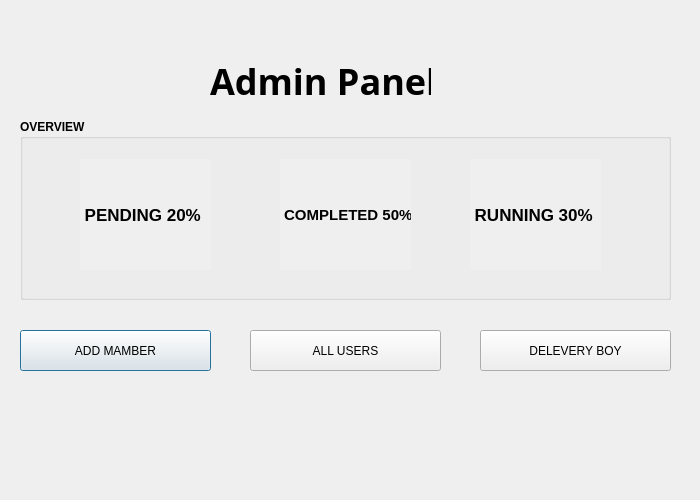
<?xml version="1.0" encoding="UTF-8"?>
<ui version="4.0">
 <class>adminui</class>
 <widget class="QDialog" name="adminui">
  <property name="geometry">
   <rect>
    <x>0</x>
    <y>0</y>
    <width>700</width>
    <height>500</height>
   </rect>
  </property>
  <property name="windowTitle">
   <string>Dialog</string>
  </property>
  <widget class="QLabel" name="label_3">
   <property name="geometry">
    <rect>
     <x>-100</x>
     <y>-40</y>
     <width>1021</width>
     <height>641</height>
    </rect>
   </property>
   <property name="text">
    <string/>
   </property>
   <property name="pixmap">
    <pixmap>../../../Downloads/detailed-structure-marble-natural-pattern-background-design.jpg</pixmap>
   </property>
  </widget>
  <widget class="QLabel" name="label_6">
   <property name="geometry">
    <rect>
     <x>210</x>
     <y>50</y>
     <width>221</width>
     <height>61</height>
    </rect>
   </property>
   <property name="font">
    <font>
     <family>HoloLens MDL2 Assets</family>
     <pointsize>27</pointsize>
     <bold>true</bold>
     <strikeout>false</strikeout>
    </font>
   </property>
   <property name="text">
    <string>Admin Panel</string>
   </property>
  </widget>
  <widget class="QGroupBox" name="groupBox">
   <property name="geometry">
    <rect>
     <x>20</x>
     <y>119</y>
     <width>651</width>
     <height>181</height>
    </rect>
   </property>
   <property name="font">
    <font>
     <bold>true</bold>
    </font>
   </property>
   <property name="title">
    <string>OVERVIEW</string>
   </property>
   <widget class="QLabel" name="label">
    <property name="geometry">
     <rect>
      <x>60</x>
      <y>40</y>
      <width>131</width>
      <height>111</height>
     </rect>
    </property>
    <property name="font">
     <font>
      <pointsize>13</pointsize>
      <bold>true</bold>
     </font>
    </property>
    <property name="autoFillBackground">
     <bool>true</bool>
    </property>
    <property name="text">
     <string> PENDING 20%</string>
    </property>
   </widget>
   <widget class="QLabel" name="label_2">
    <property name="geometry">
     <rect>
      <x>260</x>
      <y>40</y>
      <width>131</width>
      <height>111</height>
     </rect>
    </property>
    <property name="font">
     <font>
      <pointsize>11</pointsize>
      <bold>true</bold>
     </font>
    </property>
    <property name="autoFillBackground">
     <bool>true</bool>
    </property>
    <property name="text">
     <string> COMPLETED 50%</string>
    </property>
   </widget>
   <widget class="QLabel" name="label_4">
    <property name="geometry">
     <rect>
      <x>450</x>
      <y>40</y>
      <width>131</width>
      <height>111</height>
     </rect>
    </property>
    <property name="font">
     <font>
      <pointsize>13</pointsize>
      <bold>true</bold>
     </font>
    </property>
    <property name="autoFillBackground">
     <bool>true</bool>
    </property>
    <property name="text">
     <string> RUNNING 30%</string>
    </property>
   </widget>
  </widget>
  <widget class="QPushButton" name="pushButton">
   <property name="geometry">
    <rect>
     <x>20</x>
     <y>330</y>
     <width>191</width>
     <height>41</height>
    </rect>
   </property>
   <property name="text">
    <string>ADD MAMBER</string>
   </property>
  </widget>
  <widget class="QPushButton" name="pushButton_2">
   <property name="geometry">
    <rect>
     <x>250</x>
     <y>330</y>
     <width>191</width>
     <height>41</height>
    </rect>
   </property>
   <property name="text">
    <string>ALL USERS</string>
   </property>
  </widget>
  <widget class="QPushButton" name="pushButton_3">
   <property name="geometry">
    <rect>
     <x>480</x>
     <y>330</y>
     <width>191</width>
     <height>41</height>
    </rect>
   </property>
   <property name="text">
    <string>DELEVERY BOY</string>
   </property>
  </widget>
  <widget class="QLabel" name="label_5">
   <property name="geometry">
    <rect>
     <x>590</x>
     <y>20</y>
     <width>161</width>
     <height>101</height>
    </rect>
   </property>
   <property name="text">
    <string/>
   </property>
   <property name="pixmap">
    <pixmap>../../../Downloads/3771400.ico</pixmap>
   </property>
  </widget>
 </widget>
 <resources/>
 <connections/>
</ui>
